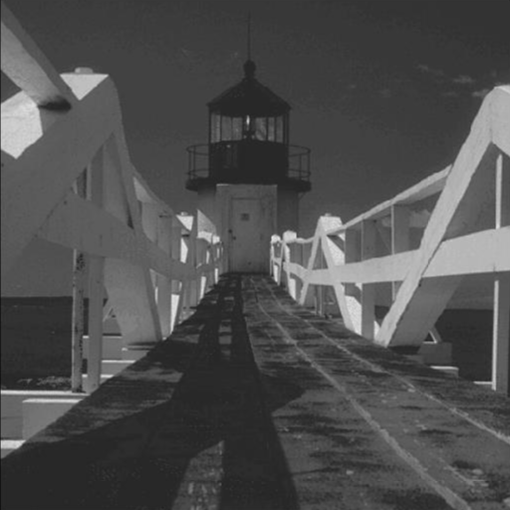
#> input picture Gaussian_Salt/salt_0.png, 510 x 510 px
$ python Salt_demo2.py
#> lines starting #> are read from the running program, lines starting #| are printed output that depends on the picture
#> further down, img is the input picture: shape (510, 510, 3); min 18, max 229, mean 78.2
import numpy as np
import random
import cv2
from matplotlib import pyplot as plt

def sp_noise(image, prob):
    '''
    添加椒盐噪声
    prob:噪声比例
    '''
#> called with prob = 0.02
    output = np.zeros(image.shape, np.uint8)
    thres = 1 - prob
    for i in range(image.shape[0]):
        for j in range(image.shape[1]):
            rdn = random.random()
            if rdn < prob:
                output[i][j] = 0
            elif rdn > thres:
                output[i][j] = 255
            else:
                output[i][j] = image[i][j]
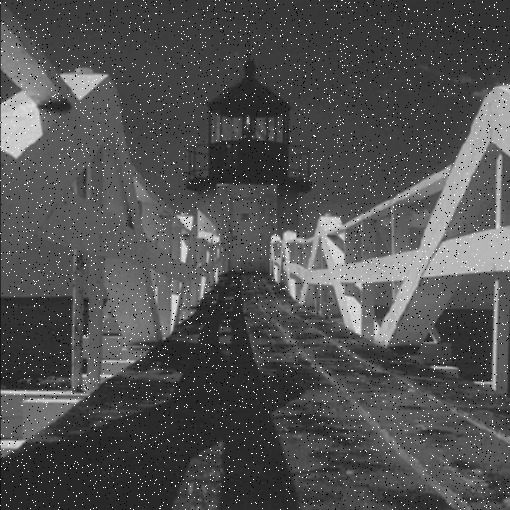
#> output: shape (510, 510, 3); min 0, max 255, mean 80.2
    return output

def gasuss_noise(image, mean=0, var=0.001):
    '''
        添加高斯噪声
        mean : 均值
        var : 方差
    '''
#> called with mean = 0, var = 0.005
    image = np.array(image / 255, dtype=float)
    noise = np.random.normal(mean, var ** 0.5, image.shape)
    out = image + noise
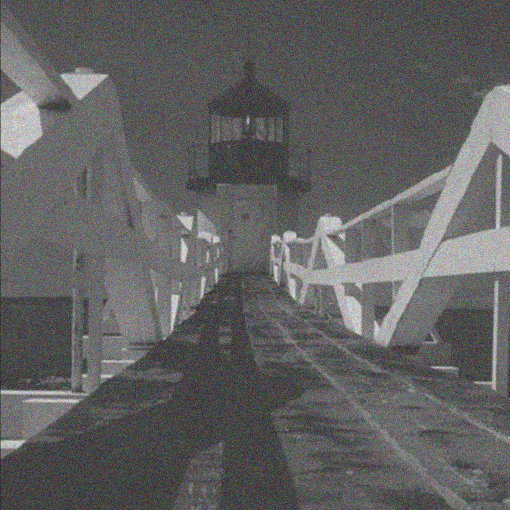
#> out: shape (510, 510, 3) float64; mean of channels 0, 1, 2 0.307, 0.307, 0.307; drawn with min black and max white
    if out.min() < 0:
        low_clip = -1.
    else:
        low_clip = 0.
    out = np.clip(out, low_clip, 1.0)
    out = np.uint8(out * 255)
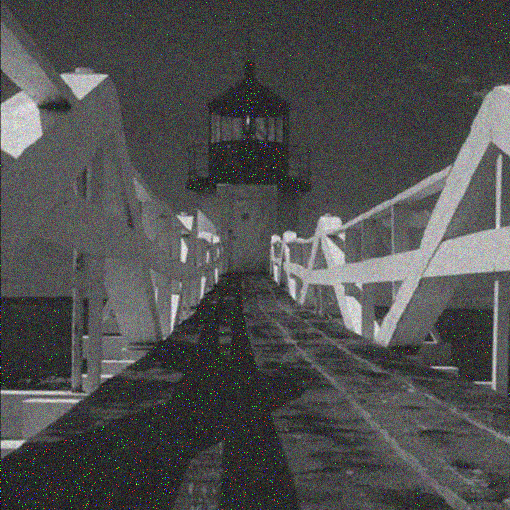
#> out: shape (510, 510, 3); mean of channels 0, 1, 2 78.3, 78.3, 78.2; drawn as B, G, R
    # cv.imshow("gasuss", out)
    return out

# Read image
img = cv2.imread("salt_0.png")
# 添加椒盐噪声，噪声比例为 0.02
out1 = sp_noise(img, prob=0.02)
# 添加高斯噪声，均值为0，方差为0.1
out2 = gasuss_noise(img, mean=0, var=0.005)
# 显示图像
plt.figure(1)
plt.subplot(131)
plt.axis('off')  # 关闭坐标轴
plt.title('Original')
plt.imshow(img)
plt.subplot(132)
plt.axis('off')
plt.title('Add Salt and Pepper noise')
plt.imshow(out1)
plt.subplot(133)
plt.axis('off')
plt.title('Add Gaussian noise')
plt.imshow(out2)
plt.show()
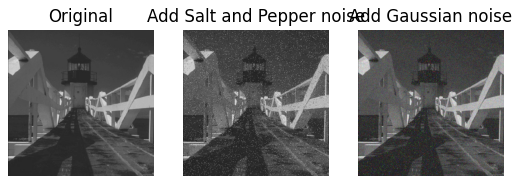
#> figure drawn by matplotlib, 3 panels
